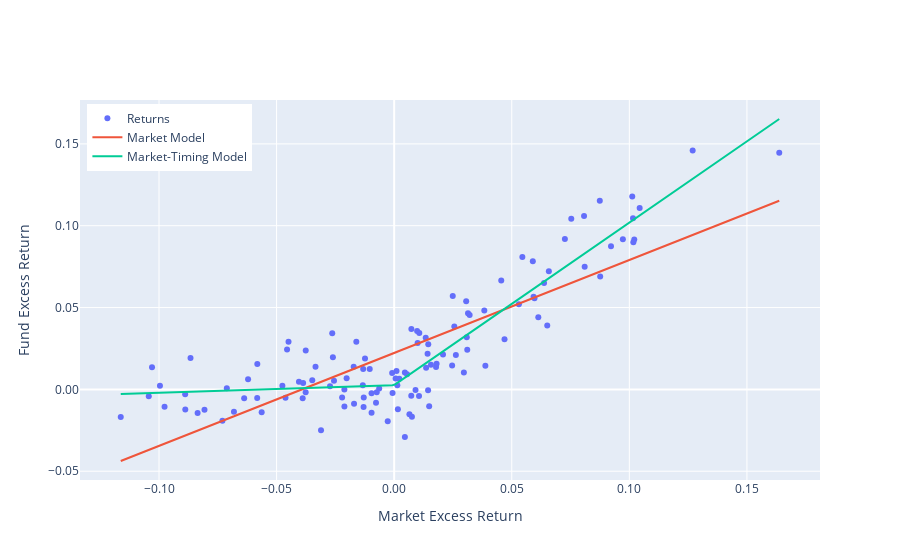

Notebook code for this chart:
### Code cell
# Scatter plot with fitted market model and market-timing model
fig = go.Figure()
trace  = go.Scatter(x=df['mkt'], y=df['xret'], mode="markers", name = 'Returns')
fig.add_trace(trace)

# Market model
trace_mm= go.Scatter(x=df['mkt'], y=mm.fittedvalues, mode='lines',name='Market Model')
fig.add_trace(trace_mm)


# Market-timing model
sorted_mktvals = df['mkt'].sort_values()
sorted_timing = timing.fittedvalues.loc[sorted_mktvals.index]
trace_timing= go.Scatter(x=sorted_mktvals, y=sorted_timing, mode='lines',name='Market-Timing Model')
fig.add_trace(trace_timing)

# Formatting
fig.update_xaxes(title='Market Excess Return',tickformat=".2f")
fig.update_yaxes(title='Fund Excess Return',tickformat=".2f")
fig.update_layout(legend=dict(yanchor="top", y =0.99, xanchor="left", x=0.01))
fig.show()
